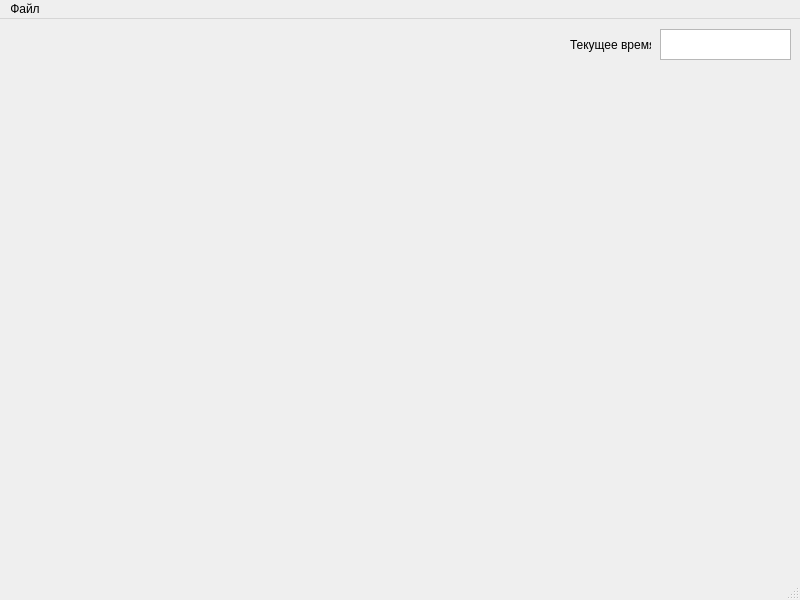
<?xml version="1.0" encoding="UTF-8"?>
<ui version="4.0">
 <class>MainWindow</class>
 <widget class="QMainWindow" name="MainWindow">
  <property name="geometry">
   <rect>
    <x>0</x>
    <y>0</y>
    <width>800</width>
    <height>600</height>
   </rect>
  </property>
  <property name="windowTitle">
   <string>MainWindow</string>
  </property>
  <widget class="QWidget" name="centralwidget">
   <widget class="QLabel" name="label">
    <property name="geometry">
     <rect>
      <x>570</x>
      <y>10</y>
      <width>81</width>
      <height>31</height>
     </rect>
    </property>
    <property name="text">
     <string>Текущее время</string>
    </property>
   </widget>
   <widget class="QTextBrowser" name="textBrowser">
    <property name="geometry">
     <rect>
      <x>660</x>
      <y>10</y>
      <width>131</width>
      <height>31</height>
     </rect>
    </property>
   </widget>
   <widget class="QWidget" name="widget" native="true">
    <property name="geometry">
     <rect>
      <x>10</x>
      <y>10</y>
      <width>551</width>
      <height>541</height>
     </rect>
    </property>
   </widget>
  </widget>
  <widget class="QMenuBar" name="menubar">
   <property name="geometry">
    <rect>
     <x>0</x>
     <y>0</y>
     <width>800</width>
     <height>21</height>
    </rect>
   </property>
   <widget class="QMenu" name="menu">
    <property name="title">
     <string>Файл</string>
    </property>
    <addaction name="action"/>
    <addaction name="action_2"/>
    <addaction name="action_3"/>
    <addaction name="separator"/>
    <addaction name="action_5"/>
   </widget>
   <addaction name="menu"/>
  </widget>
  <widget class="QStatusBar" name="statusbar"/>
  <action name="action">
   <property name="text">
    <string>Новая система</string>
   </property>
  </action>
  <action name="action_2">
   <property name="text">
    <string>Сохранить</string>
   </property>
  </action>
  <action name="action_3">
   <property name="text">
    <string>Открыть</string>
   </property>
  </action>
  <action name="action_5">
   <property name="text">
    <string>Параметры планет</string>
   </property>
  </action>
 </widget>
 <resources/>
 <connections/>
</ui>
